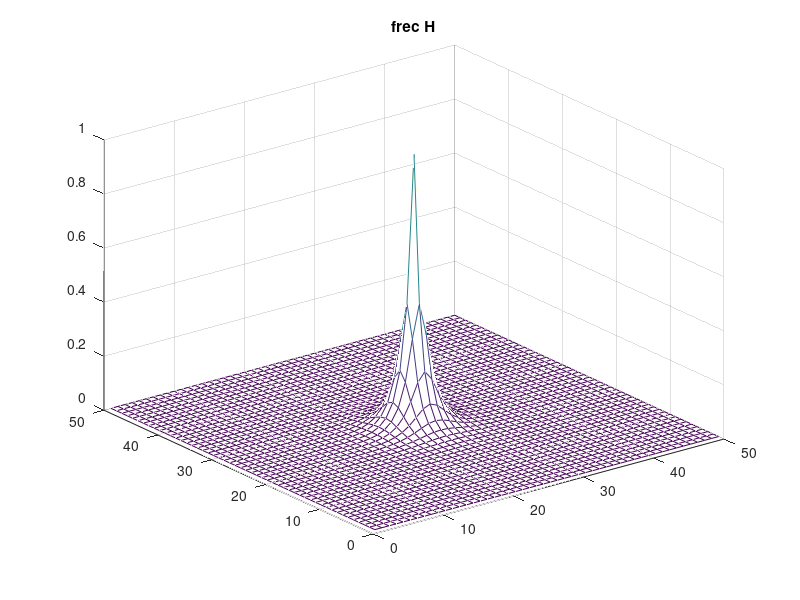
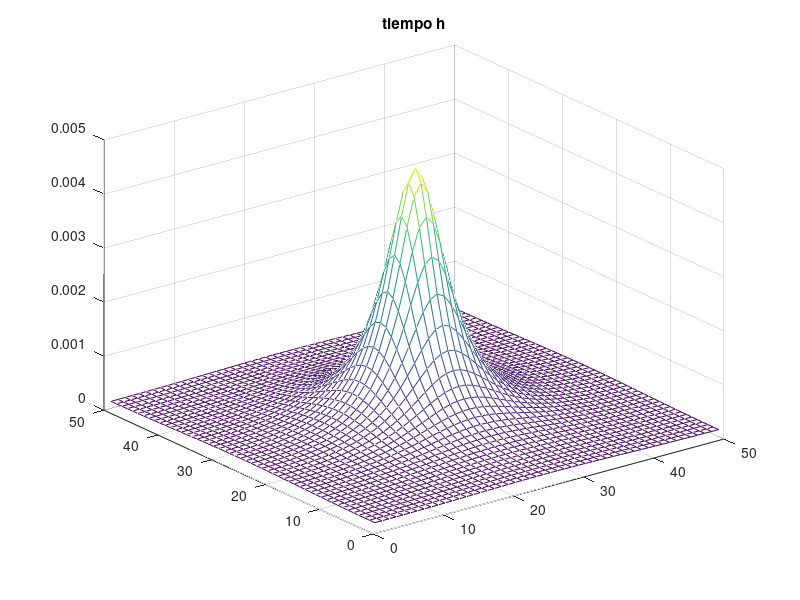

Write MATLAB code to recreate these figures, in order.
wc = 25
H  = zeros(50,50);
n  = 10;

for i=1:50
  for j=1:50
    d = sqrt( (i-25)^2 + (j-25)^2 );
    H(i,j) = 1 / (1+(d/wc))^(2*n);
  endfor
endfor

figure
mesh([1:50],[1:50],H)
title("frec H")

figure
mesh([1:50],[1:50],fftshift(abs(ifft2(H))))
title ("tiempo h")
